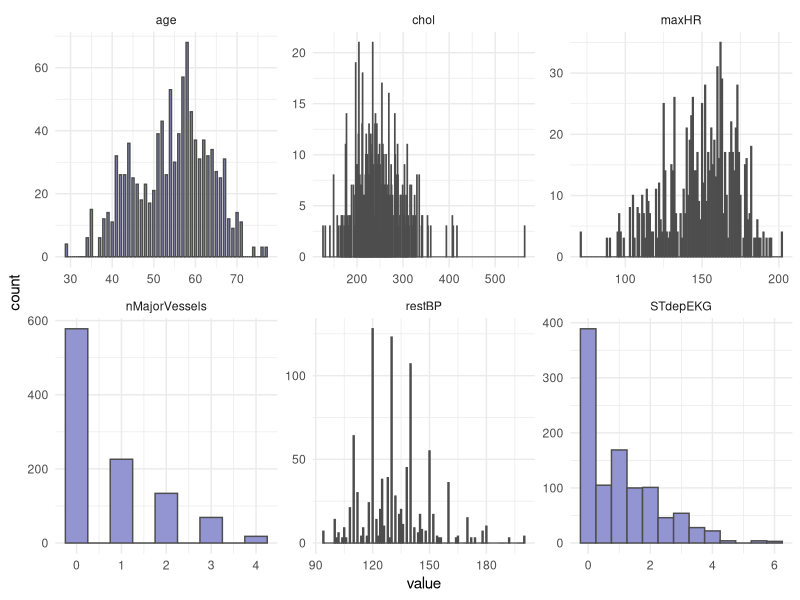
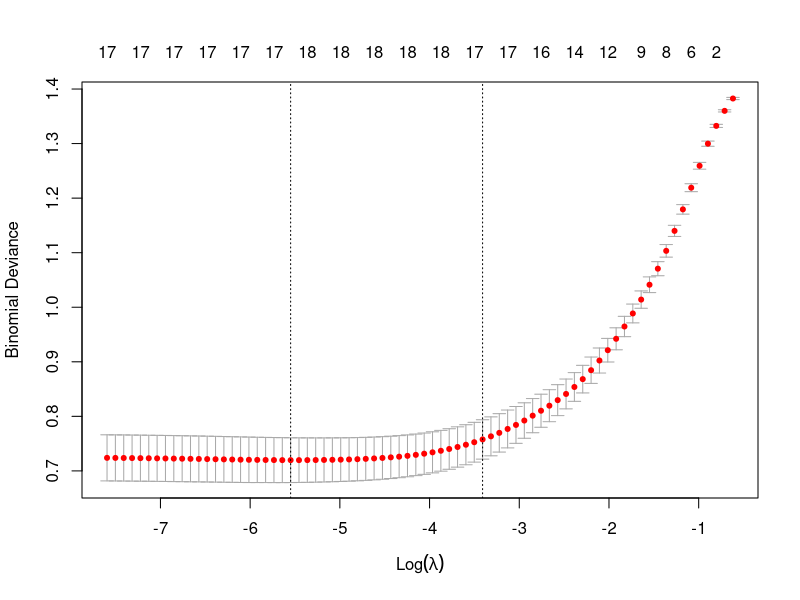

These figures' R source, in order: (Note: this script raises an error after producing the figures.)
## ---- chunk 1
library(tidyverse)
library(caret)
library(glmnet)
library(MASS)
library(randomForest)
## ---- chunk 2
HD <- read_csv("../data/HeartDisease.csv")

head(HD)
## ---- chunk 3
facCols <- c("sex", 
             "chestPainType", 
             "fastingBP", 
             "restElecCardio", 
             "exerciseAngina", 
             "slopePeakExST", 
             "DefectType", 
             "heartDisease")


HD <- HD %>% 
  mutate_if(names(.) %in% facCols, as.factor) 

head(HD)
## ---- chunk 4
# Reshape data to long format for ggplot2
long_data <- HD %>% 
  dplyr::select(where(is.numeric)) %>%
  pivot_longer(cols = everything(), 
               names_to = "variable", 
               values_to = "value")

head(long_data)
## ---- chunk 5
# Plot histograms for each numeric variable in one grid
ggplot(long_data, 
       aes(x = value)) +
  geom_histogram(binwidth = 0.5, fill = "#9395D3", color ='grey30') +
  facet_wrap(vars(variable), scales = "free") +
  theme_minimal()
## ---- chunk 6
HD_EN <- HD %>%
  drop_na(.) 

## ---- chunk 7
HD_EN <-HD %>%
  mutate(across(where(is.numeric), scale))

head(HD_EN)
## ---- chunk 8
HD_EN %>%
  dplyr::select(where(is.factor)) %>%
  pivot_longer(everything(), names_to = "Variable", values_to = "Level") %>%
  count(Variable, Level, name = "Count")

# OR

# cat_cols <- HD_EN %>% dplyr::select(where(is.factor)) %>% colnames()
# 
# for (col in cat_cols){
#   print(col)
#   print(table(HD_EN[[col]]))
# }
## ---- chunk 9
HD_EN <- HD_EN %>% 
  filter(DefectType != 0 & restElecCardio !=2) %>%
  mutate(DefectType = as.factor(as.character(DefectType)), 
         restElecCardio = as.factor(as.character(restElecCardio)))
## ---- chunk 10
# Add ID column
HD_EN <- HD_EN %>% 
  mutate(ID = paste0("ID", 1:nrow(HD_EN)))

# Set seed
set.seed(123)

# Training set
train <- HD_EN %>% 
  sample_frac(0.70) 

# Check group levels
train %>%
  dplyr::select(where(is.factor)) %>%
  pivot_longer(everything(), names_to = "Variable", values_to = "Level") %>%
  count(Variable, Level, name = "Count")
## ---- chunk 11
# Test set
test  <- anti_join(HD_EN, train, by = 'ID') 

# Check group levels
test %>%
  dplyr::select(where(is.factor)) %>%
  pivot_longer(everything(), names_to = "Variable", values_to = "Level") %>%
  count(Variable, Level, name = "Count")

## ---- chunk 12
y_train <- train %>%
  pull(heartDisease)

y_test <- test %>% 
  pull(heartDisease)
## ---- chunk 13
train <- train %>% 
  dplyr::select(!c(ID, heartDisease))

test <- test %>% 
  dplyr::select(!c(ID, heartDisease))
## ---- chunk 14
modTrain <- model.matrix(~ .- 1, data = train)
head(modTrain)

modTest <- model.matrix(~ .- 1,, data = test)
## ---- chunk 15
EN_model <- glmnet(modTrain, y_train, alpha = 0.5, family = "binomial")
## ---- chunk 16
set.seed(123)
cv_model <- cv.glmnet(modTrain, y_train, alpha = 0.5, family = "binomial")
## ---- chunk 17
plot(cv_model)

bestLambda <- cv_model$lambda.min

## ---- chunk 18
bestLambda

log(bestLambda)
## ---- chunk 19
y_pred <- predict(EN_model, s = bestLambda, newx = modTest, type = 'class')
## ---- chunk 20
y_pred <- as.factor(y_pred)

caret::confusionMatrix(y_pred, y_test)
## ---- chunk 21
coeffs <- coef(EN_model, s = bestLambda)

coeffs
## ---- chunk 22
coeffsDat <- as.data.frame(as.matrix(coeffs)) %>% 
  rownames_to_column(var = 'VarName') %>%
  arrange(desc(s0)) %>%  
  filter(!str_detect(VarName,"(Intercept)")) %>% 
  mutate(VarName = factor(VarName, levels=VarName))
## ---- chunk 23
# Plot
ggplot(coeffsDat, aes(x = VarName, y = s0)) +
  geom_bar(stat = "identity", fill = "#9395D3") +
  coord_flip() +
  labs(title = "Feature Importance for Elastic Net", 
       x = "Features", 
       y = "Absolute Coefficients") +
  theme_classic()
## ---- chunk 24
head(HD)
## ---- chunk 25
# Mutate outcome to category and add ID column for splitting
HD_RF <- HD %>% 
  mutate(heartDisease = as.factor(as.character(ifelse(heartDisease == 1, "yesHD", "noHD")))) %>%
  mutate(ID = paste0("W", 1:nrow(HD)))

head(HD_RF$heartDisease)
## ---- chunk 26
# Set seed
set.seed(123)

# Training set
train <- HD_RF %>% 
  sample_frac(0.70) 

# Test set
test  <- anti_join(HD_RF, train, by = 'ID') 



# Remove the ID, which we do not want to use for training.
train <- train %>% 
  dplyr::select(-ID)

test <- test %>% 
  dplyr::select(-ID)
## ---- chunk 27
set.seed(123)

# Set up cross-validation: 5-fold CV
RFcv <- trainControl(
  method = "cv",
  number = 5,
  classProbs = TRUE,
  summaryFunction = twoClassSummary,
  savePredictions = "final"
)
## ---- chunk 28
# Train Random Forest
set.seed(123)
rf_model <- train(
  heartDisease ~ .,
  data = train,
  method = "rf",
  trControl = RFcv,
  metric = "ROC",
  tuneLength = 5          
)


# Model summary
print(rf_model)
## ---- chunk 29
# Best parameters
rf_model$bestTune

# Plot performance
plot(rf_model)
## ---- chunk 30
# Predict class probabilities
y_pred <- predict(rf_model, newdata = test, type = "prob")
y_pred
## ---- chunk 31
y_pred <- as.factor(ifelse(y_pred$yesHD > 0.5, "yesHD", "noHD"))

caret::confusionMatrix(y_pred, test$heartDisease)
## ---- chunk 32
varImpOut <- varImp(rf_model)

varImpOut$importance
varImportance <- as.data.frame(as.matrix(varImpOut$importance)) %>% 
  rownames_to_column(var = 'VarName') %>%
  arrange(desc(Overall))

varImportance
